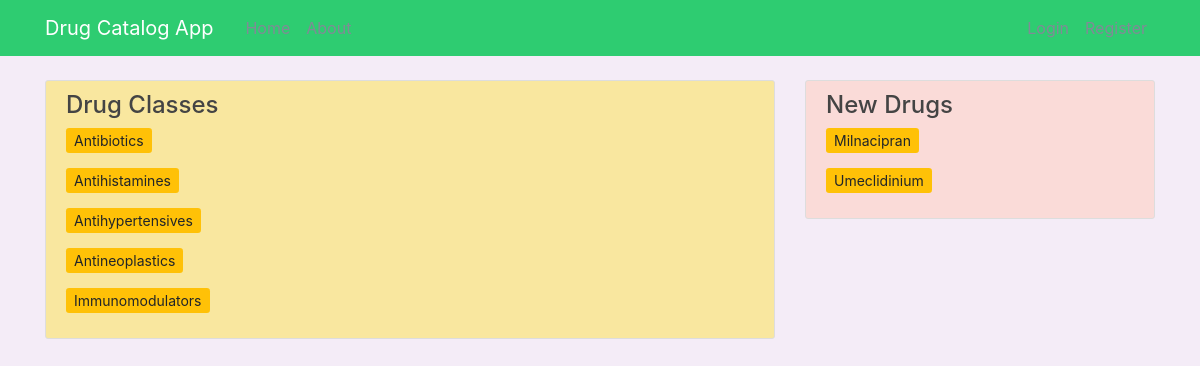
The page / on the database its author committed.
### database_setup.py (models this page shows, shortened)
class DrugClass(Base):
    __tablename__ = 'drug_class'
    name = Column(String(250), primary_key=True, nullable=False)
    user_id = Column(Integer, ForeignKey('user.id'))
    user = relationship(User)

class NewDrugs(Base):
    __tablename__ = 'new_drugs'
    name = Column(String(80), nullable=False, primary_key=True, unique=True)
    drug_class = Column(String, nullable=False)
    information = Column(String, nullable=False)
    user_id = Column(Integer, ForeignKey('user.id'))
    user = relationship(User)

### app.py (the view)
@app.route("/")
def home():
    drug_classes = session.query(DrugClass).order_by(asc(DrugClass.name))
    new_drugs = session.query(NewDrugs).order_by(asc(NewDrugs.name))
    return render_template('home.html', drugclasses=drug_classes, newdrugs=new_drugs)

### templates/home.html
{% extends "layout.html" %}
{% block content %}
<main role="main" class="container">
  <div class="row">
    <div class="col-md-8">
        <div class="drug-classes">
            <h4> Drug Classes</h4>
            {% for drugclass in drugclasses %}
            <div>
                <p>
                    <a class="btn-sm btn-warning" href="{{ url_for('show_drugs', drug_class = drugclass.name) }}" role="button">
                       {{drugclass.name}}
                    </a>
                </p>
            </div>
            {% endfor %}
        </div>
    </div>
      <div class="col-md-4">
        <div class="sidebar-section">
            <h4>New Drugs</h4>
            {% for newdrug in newdrugs %}
            <div>
                <p>
                    <a class="btn-sm btn-warning" href="{{ url_for('new_drugs')}}" role="button">
                       {{newdrug.name}}
                    </a>
                </p>
            </div>
            {% endfor %}
        </div>
      </div>
  </div>
</main>
{% endblock content %}

### static/main.css (style rules this page uses)
html { background-color: #F4ECF7; }
body { background-color: #F4ECF7; color: #333333; margin-top: 5rem; }
h1, h2, h3, h4, h5, h6 { color: #444444; }
.drug-classes { background-color: #F9E79F; padding: 10px 20px; border: 1px solid #dddddd; border-radius: 3px; margin-bottom: 20px; }
.sidebar-section { background: #FADBD8; padding: 10px 20px; border: 1px solid #dddddd; border-radius: 3px; margin-bottom: 20px; }

### rows shown on the page
DrugClass: name "Antibiotics"
DrugClass: name "Antihistamines"
DrugClass: name "Antihypertensives"
DrugClass: name "Antineoplastics"
DrugClass: name "Immunomodulators"
NewDrugs: name "Milnacipran"
NewDrugs: name "Umeclidinium"
